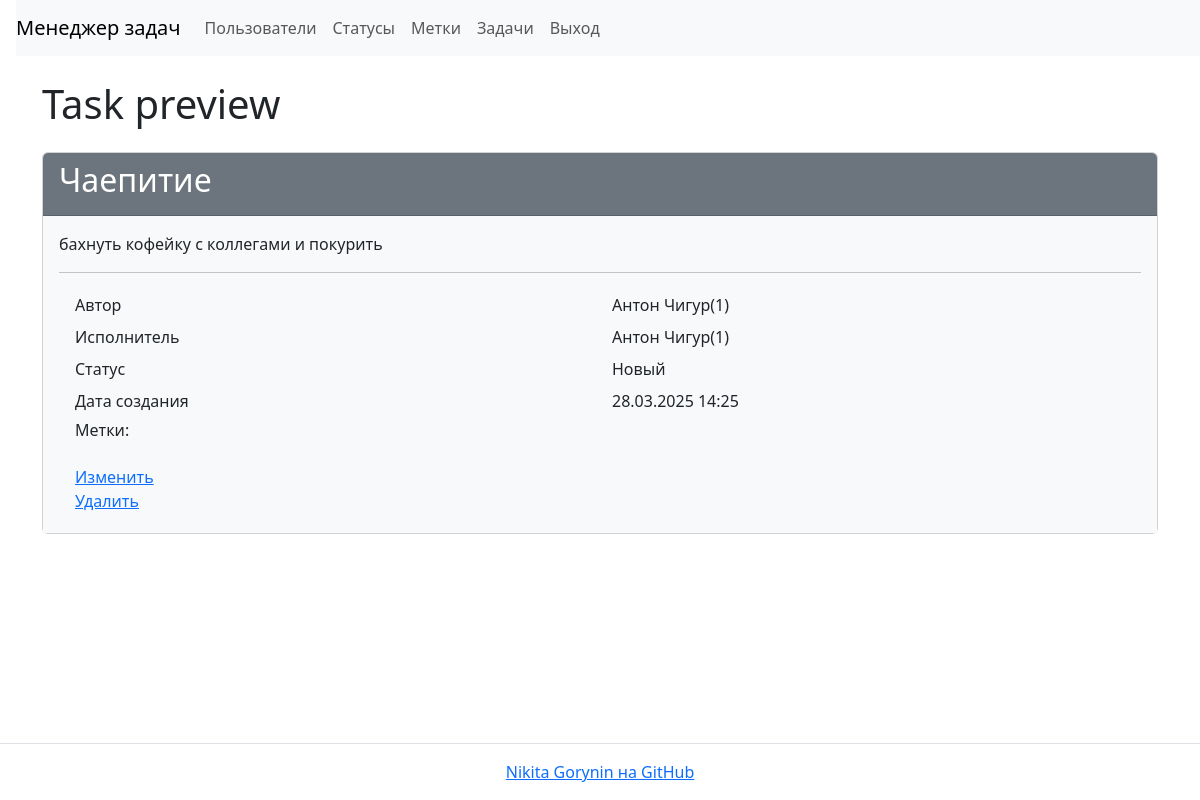
Before: /tasks/1/ (signed in) with the older database file.
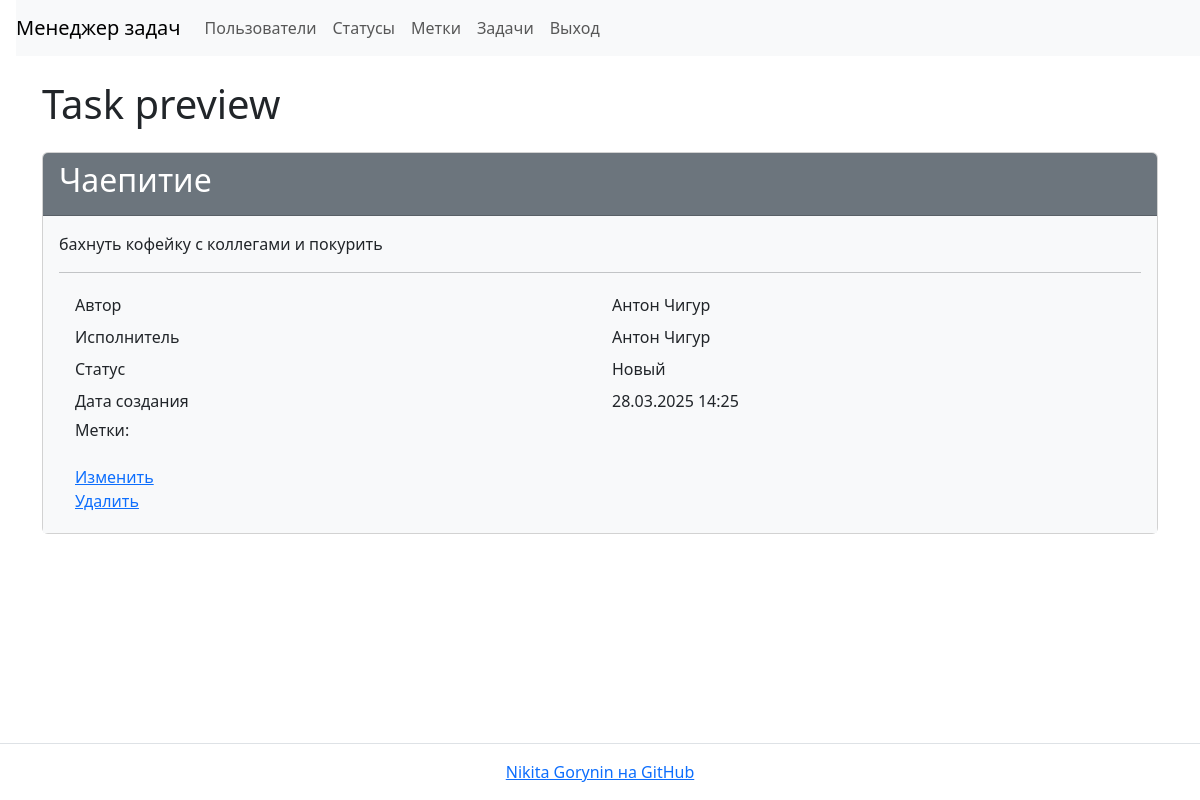
After: the same page with the newer database file.
### task_manager/tasks/models.py (models this page shows, shortened)
class Task(models.Model):
    name = models.CharField(
        max_length=150,
        blank=False,
        unique=True,
        verbose_name='Имя'
    )
    description = models.TextField(
        max_length=10000,
        blank=True,
        verbose_name='Описание'
    )
    date_created = models.DateTimeField(
        auto_now_add=True,
        verbose_name='Creation date'
    )
    author = models.ForeignKey(
        User,
        on_delete=models.PROTECT,
        related_name='author',
        verbose_name='Автор'
    )
    status = models.ForeignKey(
        Status,
        on_delete=models.PROTECT,
        related_name='statuses',
        verbose_name='Статус'
    )
    executor = models.ForeignKey(
        User,
        on_delete=models.PROTECT,
        related_name='executor',
        verbose_name='Исполнитель'
    )
    labels = models.ManyToManyField(
        Label,
        through='TaskLabelRelation',
        through_fields=('task', 'label'),
        blank=True,
        related_name='labels',
        verbose_name='Метки'
    )
    class Meta:
        verbose_name = 'Задача'
        verbose_name_plural = 'Задачи'

### task_manager/users/models.py (models this page shows)
class User(AbstractUser):
    first_name = models.CharField(max_length=150)
    last_name = models.CharField(max_length=150)
    def __str__(self):
        return self.get_full_name()

### task_manager/statuses/models.py (models this page shows)
class Status(models.Model):
    date_created = models.DateTimeField(auto_now_add=True)
    name = models.CharField(max_length=400, unique=True)
    def __str__(self):
        return self.name

### task_manager/tasks/views.py (the view)
# urls.py: path('<int:pk>/', TaskDetailView.as_view(), name='task_show'),
class TaskDetailView(AuthRequiredMixin, DetailView):
    template_name = 'tasks/detail.html'
    model = Task
    context_object_name = 'task'
    extra_context = {
        'header': 'Task preview'
    }

### task_manager/mixins.py (called while the page is built)
    def dispatch(self, request, *args, **kwargs):
        if not request.user.is_authenticated:
            self.error(request, self.auth_message)
            return redirect(reverse_lazy('login'))
        return super().dispatch(request, *args, **kwargs)

### task_manager/templates/tasks/detail.html (shortened to what this page needs)
{% extends "base.html" %}
{% block content %}
    <h1 class="my-4">{{ header }}</h1>
    <div class="card">
        <div class="card-header bg-secondary text-white">
            <h2>{{ task.name }}</h2>
        </div>
        <div class="card-body bg-light">
            <p>{{ task.description }}</p>
            <hr>
            <div class="container">
                <div class="row p-1">
                    <div class="col">Автор</div>
                    <div class="col">{{ task.author }}</div>
                </div>
                <div class="row p-1">
                    <div class="col">Исполнитель</div>
                    <div class="col">{{ task.executor }}</div>
                </div>
                <div class="row p-1">
                    <div class="col">Статус</div>
                    <div class="col">{{ task.status }}</div>
                </div>
                <div class="row p-1">
                    <div class="col">Дата создания</div>
                    <div class="col">{{ task.date_created|date:"d.m.Y H:i" }}</div>
                </div>
                <div class="row p-1">
                    <div class="col">
                        <h6>Метки:</h6>
                    </div>
                </div>
                <div class="row p-1">
                    <div class="col">
                        <a href="{% url 'task_update' task.id %}">Изменить</a>
                        <br>
                        <a href="{% url 'task_delete' task.id %}">Удалить</a>
                    </div>
                </div>
            </div>
        </div>
    </div>
{% endblock content %}

Changed rows visible on the page:
changed through a linked row, Task "Чаепитие": author "Антон Чигур(1)" → "Антон Чигур"; executor "Антон Чигур(1)" → "Антон Чигур"
